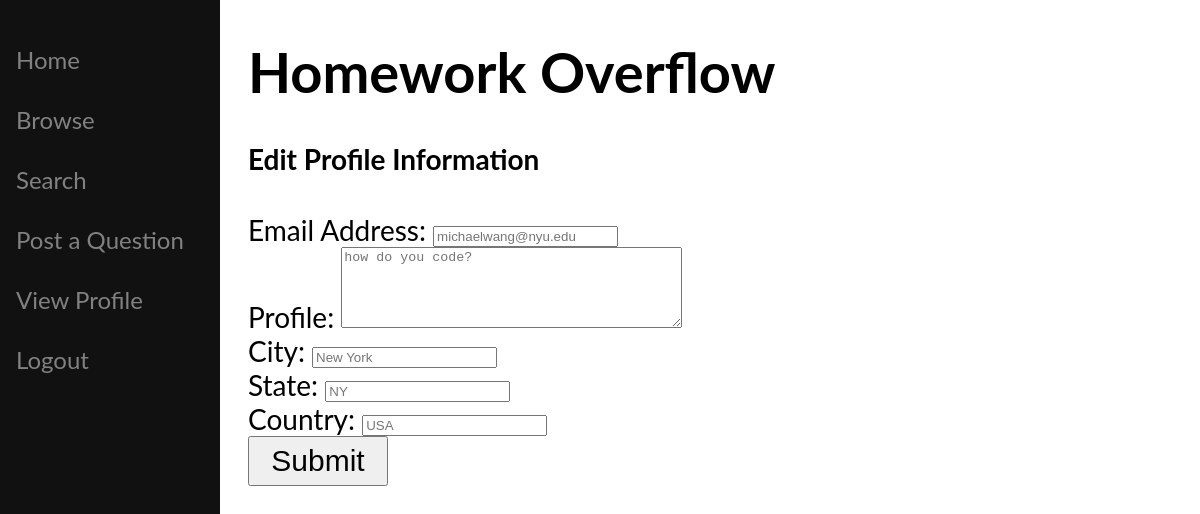
Page /edit.php?u=michael (signed in) on the committed database.
### tables this page shows
Create table Users(
                      username varchar(24) primary key unique,
                      pw varchar(64) not null,
                      email varchar(48),
                      city varchar(24),
                      state varchar(24),
                      country varchar(24),
                      pf text
     
);

### edit.php (the view, shortened to what this page needs)
<!DOCTYPE html>
<?php
    $conn = sql_connect();
    $sql = "SELECT * FROM Users WHERE username='{$_GET["u"]}'";
    $result = $conn->query($sql)->fetch_assoc();
    $profile = $result["pf"];
    $email = $result["email"];
    $city = $result["city"];
    $state = $result["state"];
    $country = $result["country"];
    $emailErr = "";
?>
<html>
<head>
</head>
<div class="sidenav">
    <?php
    echo "<br><a href=index.php>Home</a><br>";
    echo "<a href='browse.php?cat='>Browse</a><br>";
    echo "<a href='search.php?keywords='>Search</a><br>";
    if($_SESSION["user"] == ""){
        echo "<a href='login.php'>Login</a><br>";
        echo "<a href='register.php'>Create Account</a>";
    } else {
        echo "<a href='post.php'>Post a Question</a><br>";
        echo "<a href='profile.php?u=". $_SESSION["user"] ."'>View Profile</a><br>";
        echo "<a href='logout.php'>Logout</a><br>";
    }
    ?>
</div>
<div class="main">
    <h1>Homework Overflow</h1>
    <h4>Edit Profile Information</h4>
    <form method="get" action="<?php echo htmlspecialchars($_SERVER["PHP_SELF"]);?>">
        Email Address: <input type="text" name="email" placeholder="<?php echo $email;?>">
        <span class="error"><?php echo $emailErr;?></span><br>
        Profile: <textarea name="profile" rows="5" cols="40"  placeholder="<?php echo $profile;?>"></textarea><br>
        City: <input type="text" name="city" placeholder="<?php echo $city;?>"><br>
        State: <input type="text" name="state" placeholder="<?php echo $state;?>"><br>
        Country: <input type="text" name="country" placeholder="<?php echo $country;?>"><br>
        <input type="submit" style="font-size:30px;height:50px;width:140px">
    </form>
</div>
</html

### edit.php (style rules this page uses)
.sidenav { height: 100%; width: 220px; position: fixed; z-index: 1; top: 0; left: 0; background-color: #111; overflow-x: hidden; padding-top: 20px; }
.sidenav a { padding: 6px 8px 6px 16px; text-decoration: none; font-size: 24px; color: #818181; display: block; }
.main { margin-left: 230px; font-size: 28px; padding: 0px 10px; }

### rows in the picture
users: email "michaelwang@nyu.edu", profile "how do you code?", city "New York", state "NY", country "USA"
